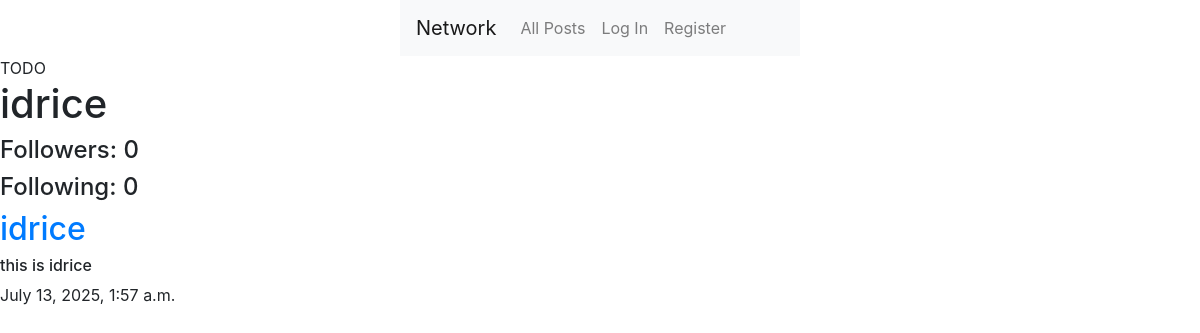
The app's page /profile/1 with its own data.
### network/models.py (models this page shows, shortened)
class User(AbstractUser):
    pass

class Posts(models.Model):
    content = models.CharField(max_length=164)
    user = models.ForeignKey(User, on_delete=models.CASCADE, related_name="author")
    date = models.DateTimeField(auto_now_add=True)

### network/views.py (the view)
# urls.py: path('profile/<int:user_id>', views.profile, name="profile"),
def profile(request, user_id):
        user = User.objects.get(pk=user_id)
        Uposts = Posts.objects.filter(user=user).order_by('id').reverse()
        pagi = Paginator(Uposts, 10)
        paginumber = request.GET.get('page')
        pagePosts = pagi.get_page(paginumber)
        following = Follow.objects.filter(user=user)
        followers = Follow.objects.filter(user_follower=user)
        try:
            checkFollow = followers.filter(user=User.objects.get(pk=request.user.id))
            print(checkFollow)
            if len(checkFollow) != 0:
                isFollowing = True
            else:
                isFollowing = False
        except:
            isFollowing = False
        context = {
            "isFollowing":isFollowing,
            "user_profile":user,
            "following":following,
            "followers":followers,
            "name":user.username,
            "posts":Uposts,
            "pagePosts":pagePosts,
        }
        return render(request, "network/profile.html", context)

### network/templates/network/profile.html (shortened to what this page needs)
{% extends "network/layout.html" %}
{% block body %}
    TODO
    <h1>{{name}}</h1>
    <div class="cont">
        <div>
            <h4>Followers: {{followers.count}}</h4>
            <h4>Following: {{following.count}}</h4>
        </div>
    </div>
    <div>
        {%for post in pagePosts %}
          <div>
            <h2><a href="{%url 'profile' user_id=post.user.id%}">{{post.user}}</a></h2>
            <h6>{{post.content}}</h6>
            <p>{{post.date}}</p>
          </div>
        {%endfor%}
    </div>
{% endblock %}

### records on screen
User: username "idrice"
Posts: user "idrice", content "this is idrice", date "July 13, 2025, 1:57 a.m."

### other values on screen
{{ followers.count }} "0"
{{ following.count }} "0"
